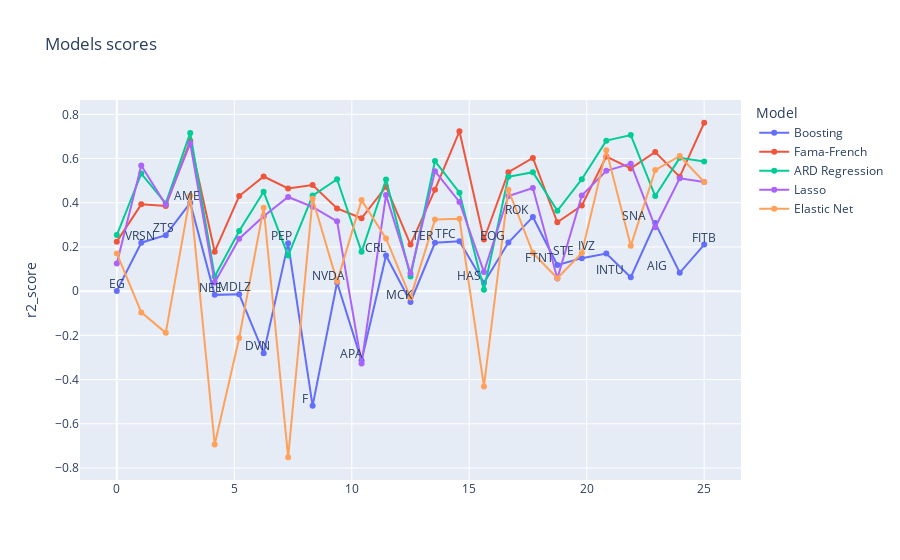

The cell this chart's notebook holds for it:
### Code cell
import plotly.graph_objects as go

# Массивы данных
x1 = np.linspace(0, N_stocks, N_stocks)
y1 = [x[0] for x in scores_dict.values()]
x2 = np.linspace(0, N_stocks, N_stocks)
y2 = list(scores_dict_fama_french.values())
x3 = np.linspace(0, N_stocks, N_stocks)
y3 = list(scores_dict_rfeard_regression.values())
x4 = np.linspace(0, N_stocks, N_stocks)
y4 = list(scores_dict_lasso.values())
labels = list(scores_dict_fama_french.keys())

x5 = np.linspace(0, N_stocks, N_stocks)
y5 = list(scores_dict_elastic_net.values())

# Создание объектов линий
line1 = go.Scatter(x=x1, y=y1, mode='lines+markers', name='Boosting')
line2 = go.Scatter(x=x2, y=y2, mode='lines+markers', name='Fama-French')
line3 = go.Scatter(x=x3, y=y3, mode='lines+markers', name='ARD Regression')
line4 = go.Scatter(x=x4, y=y4, mode='lines+markers', name='Lasso')
line5 = go.Scatter(x=x5, y=y5, mode='lines+markers', name='Elastic Net')

# Создание объекта трассировки с подписями
trace = go.Scatter(x=(x1 + x2 + x3 + x4 + x5) // 5, y=y1 + y2 + y3 + y4 + y5, text=labels,
                   mode='text', textposition='top center', showlegend=False)

# Создание фигуры и добавление трассировок
fig = go.Figure(data=[line1, line2, line3, line4, line5, trace])

# Настройка отображения графика
fig.update_layout(title='Models scores',
                  yaxis_title='r2_score',
                  legend_title='Model')

# Отображение графика
fig.show()
